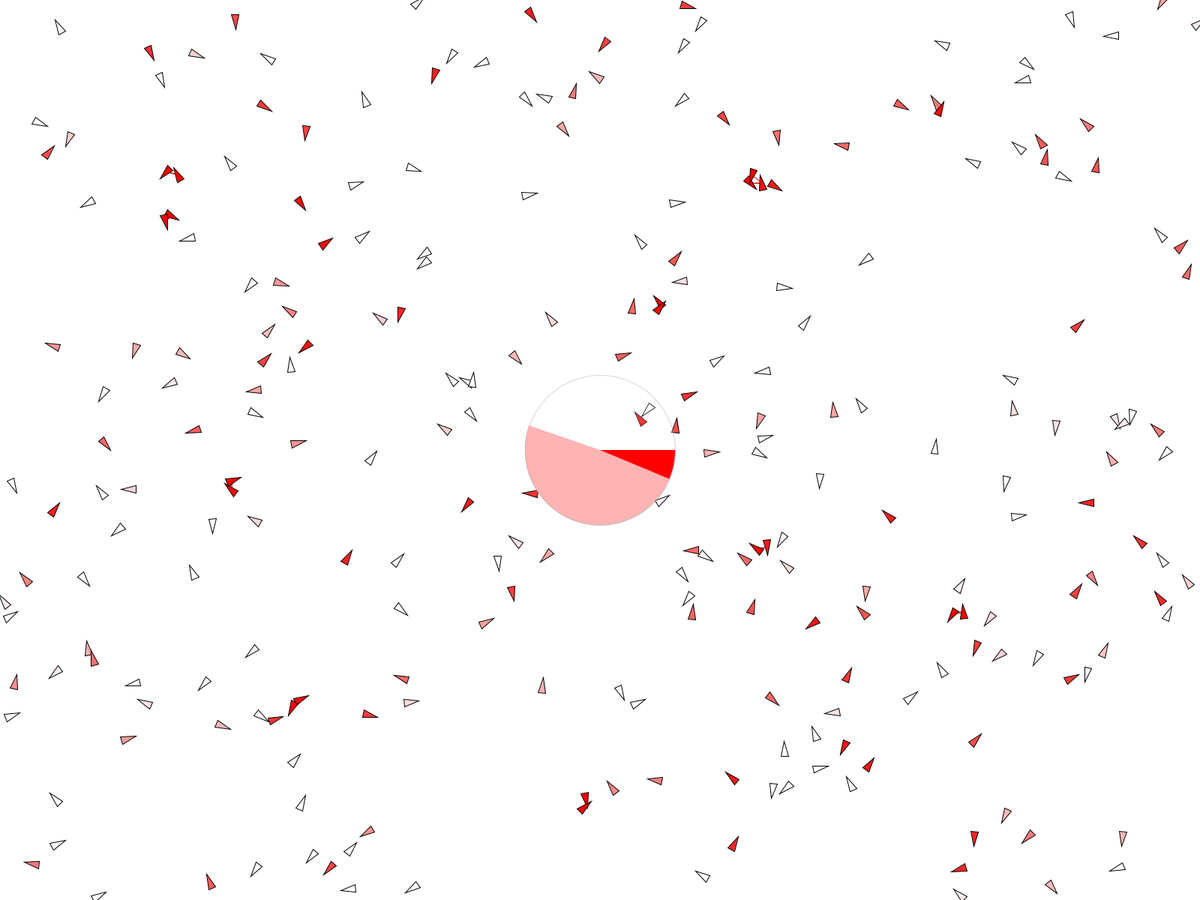
Frame 1 (no input)
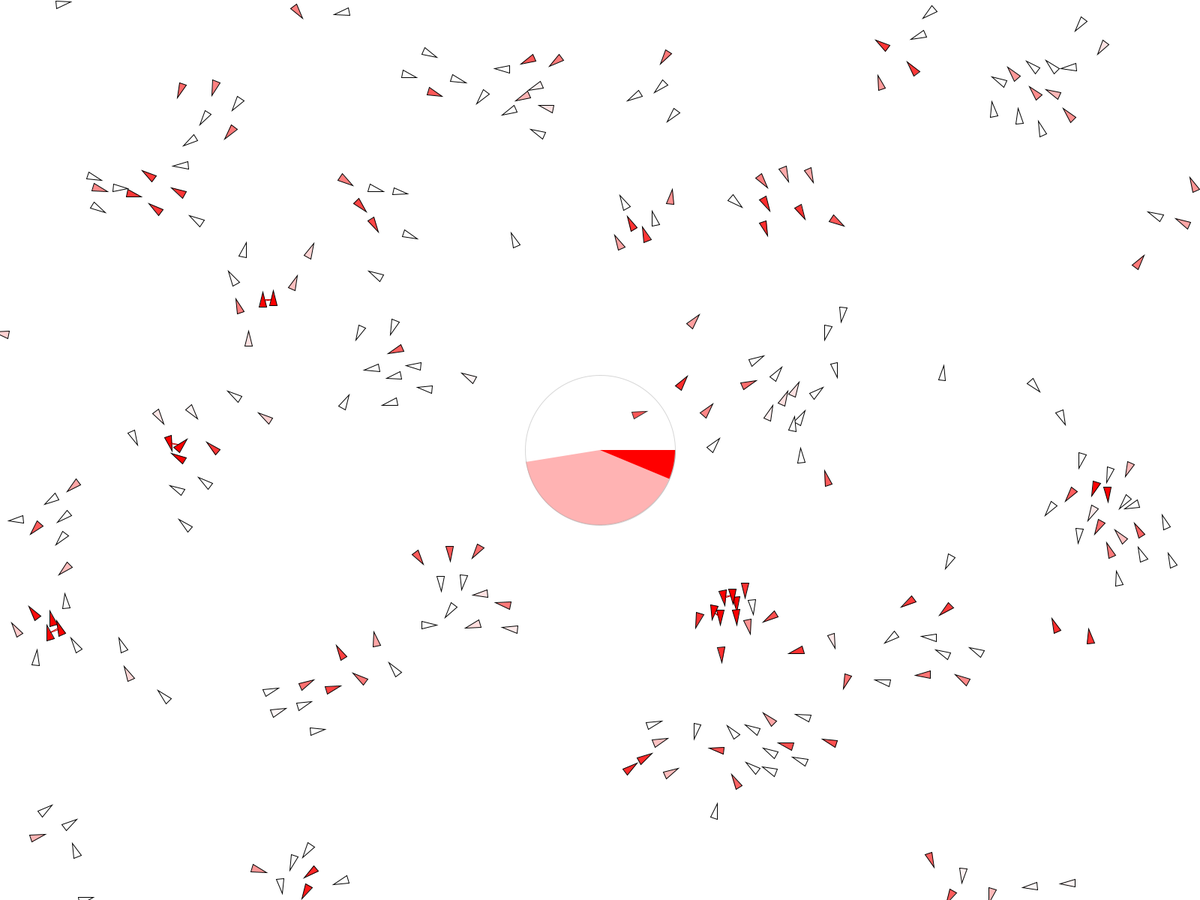
Frame 60 (the mouse pressed at the canvas centre just before this capture)
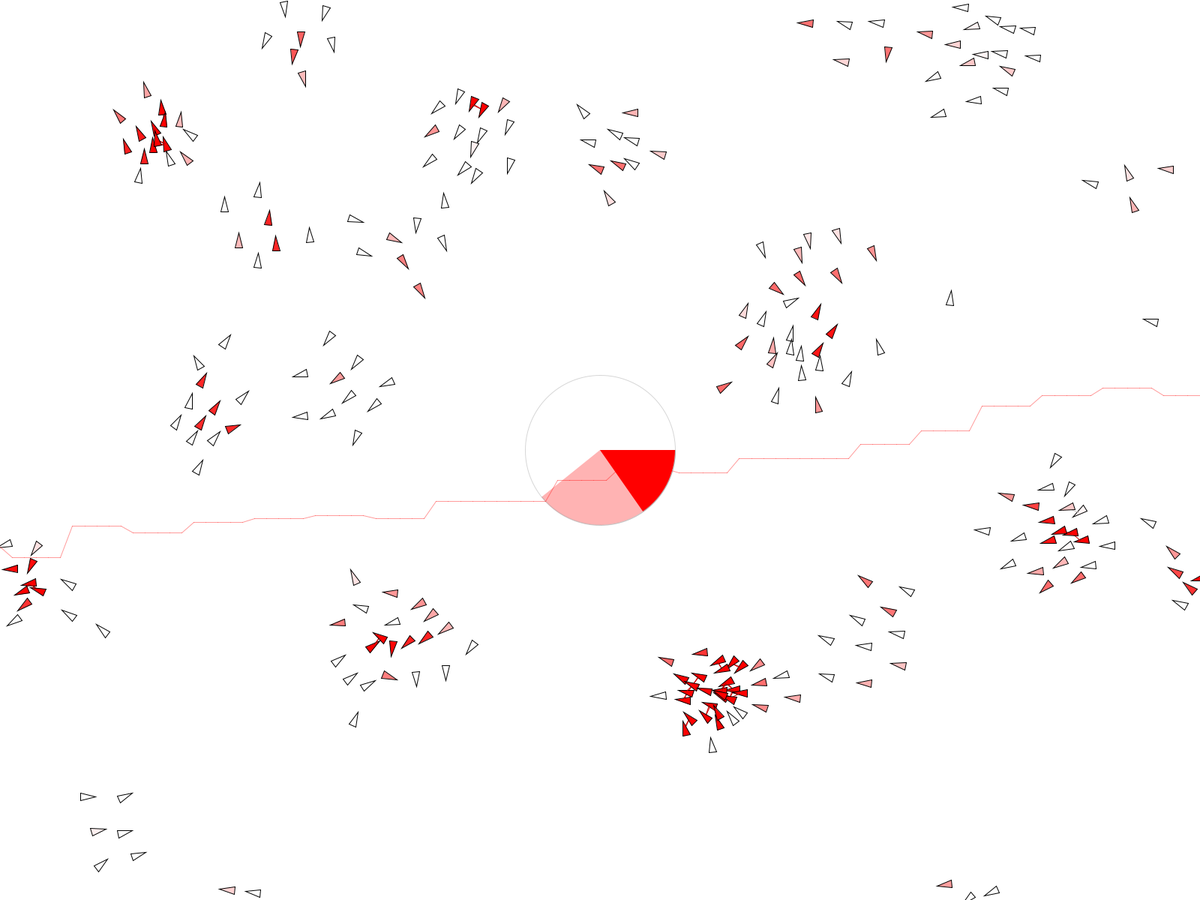
Frame 120 (the mouse held since frame 60 and released just before this capture)

The Processing sketch that drew these frames (run headless with seeded random() and noise(); from frame 60 on, the mouse is pressed at the canvas centre):

// Processing sketch: floking_disease_V4
// ── floking_disease_V4.pde
ArrayList <boid> flock = new ArrayList <boid> ();
float [] dati = new float [100];
float perc;
float r;
PVector gr;
void setup() {//idea: immunità momentanea dall'infezione
  colorMode(HSB);  
  fullScreen();
  // size(1200, 700);

  gr = new PVector(width / 2, height / 2);

  r = height / 6;

  for (int i = 0; i < 255; i++) {
    float h = random(1);
    if (h < 0.6) {
      flock.add(new boid(random(0, 254), new PVector (random(width), random(height))));
    } else {
      flock.add(new boid(0, new PVector (random(width), random(height))));
    }
  }
}

void keyPressed() {
  if (key == 'i' || key == 'I') {
    flock.add(new boid(255, new PVector (mouseX, mouseY)));
  } else if (key == 'b' || key == 'B') {
    flock.add(new boid(0, new PVector (mouseX, mouseY)));
  } else if (key == 'r' || key == 'R') {
    if (flock.size() > 0) {
      flock.remove(0);
    }
  }
}

void mouseDragged() {
  float d = dist(mouseX, mouseY, gr.x, gr.y);

  if (d <= r) {
    if (mouseX - r / 2 > 0 && mouseX + r / 2 < width && mouseY + r / 2 < height && mouseY - r / 2 > 0) {
      gr = new PVector(mouseX, mouseY);
    }
  }
}

float infcount;
float severe;

void draw() {
  background(255);  
  infcount = 0;
  severe = 0;
  for (boid m : flock) {

    m.behave(flock);
    m.edge();
    m.move();
    m.create();

    if (m.infection > 0 && m.infection < 250) {
      infcount++;
    } else if (m.infection >= 250) {
      severe++;
    }
  }

  graph(infcount / float(flock.size()), severe / float(flock.size()));
  lingraph(infcount);
}

void graph(float ill, float sev) {
  float arci = ill * 360;
  float arcs = sev * 360;

  strokeWeight(1);
  stroke(150, 100);
  fill(255, 50);
  arc(gr.x, gr.y, r, r, 0, radians(360));
  fill(255, 75, 300);
  arc(gr.x, gr.y, r, r, 0, radians(arci));
  fill(255, 255, 300);
  arc(gr.x, gr.y, r, r, 0, radians(arcs));
}

void lingraph(float infcount) {
  if (infcount != 0) { 
    perc = infcount / float(flock.size());
  } else {
    perc = 0;
  }

  for (int k = dati.length -1; k > 0; k--) {
    dati[k] = dati[k - 1];
  }
  if (frameCount % 5 == 0) {
    dati[0] = perc;
  }
  if (frameCount > dati.length + 5) {
    for (int n = 1; n < dati.length; n++) {
      stroke(0, 255, 300, 100);
      line(n * width / (dati.length - 1), abs(height * dati[n] - height), (n - 1) * width / (dati.length - 1), abs( height * dati[n - 1]- height));
    }
  }
}

// ── boid.pde
class boid {

  PVector loc;
  PVector vel;
  PVector acc;
  float sight;
  float maxvel;
  float maxfor;
  float coeffc;
  float coeffa;
  float coeffs;
  float infection;
  boolean sick;
  float immune;

  boid(float inf, PVector origin) {
    loc = origin.copy();
    vel = new PVector (random(-2, 2), random(-2, 2));
    acc = new PVector (0, 0);
    sight = 100;
    maxvel = 2;
    maxfor = 0.1;
    coeffc = 1;
    coeffa = 1;
    coeffs = 1.4;
    infection = inf;
  }

  PVector cohese(ArrayList <boid> flock) {//regola: la direzione di ogni "boid" è la media della posizione dei compagni di stormo
    float csight = sight;
    int close = 0;
    PVector avloc = new PVector();

    for (boid c : flock) {

      if (this != c) {

        if (loc.dist(c.loc) < csight) {

          avloc.add(c.loc);
          close++;
        }
      }
    }

    if (close > 0) {

      avloc.div(close); //media
      avloc.sub(loc);//direzione
      avloc.setMag(maxvel);//velocità di spostamento momentanea
      avloc.sub(vel);//velocità di spostamento finale    
      avloc.limit(maxfor);//forza di coesione limitata (altrimenti i "boids" si attaccano istantaneamente)
    }
    return avloc;
  }

  PVector allign(ArrayList <boid> flock) {//regola: la velocità di ogni "boid" è la velocità media dei compagni di stormo

    float asight = sight / 2;
    int close = 0;
    PVector avvel = new PVector();

    for (boid a : flock) {

      if (this != a) {

        if (loc.dist(a.loc) < asight) {
          avvel.add(a.vel);
          close++;
        }
      }
    }

    if (close > 0) {

      avvel.div(close);
      avvel.setMag(maxvel);
      avvel.sub(vel);
      avvel.limit(maxfor);
    }
    return avvel;
  }

  PVector separate(ArrayList <boid> flock) {//regola: ogni "boid" si allontana dai compagni di stormo vicini. la forza di allonatnamento è porporzionale alla distanza dei "boid"

    float ssight = sight / 2;
    int close = 0;
    PVector closep = new PVector ();


    for (boid s : flock) {
      if (this != s) {
        float d = loc.dist(s.loc);
        if (d < ssight) {
          PVector diff = PVector.sub(loc, s.loc);
          diff.div(d * d);
          closep.add(diff);
          close++;

          if ((d < ssight / 3 && s.infection > 0)) {
            stroke(0, s.infection, 200);
            line(loc.x, loc.y, s.loc.x, s.loc.y);
            infection = infection + s.infection;
          }
        }
      }
    }

    if (close > 0) {

      closep.div(close);
      closep.setMag(maxvel);
      closep.sub(vel);
      closep.limit(maxfor);
    }
    return closep;
  }

  PVector repulse() {

    PVector rep = new PVector ();
    float d = dist(loc.x, loc.y, gr.x, gr.y);
    d -= r;
    if (d < sight / 2) {

      PVector diff = PVector.sub(loc, gr);
      diff.div(d * d);
      rep.add(diff);
    }
    return rep;
  }

  void immunity() {

    if (infection > 0) { 
      sick = true;
    }

    if (sick && infection == 0) {  
      sick = false;
      immune = 255;
    }
  }

  void behave(ArrayList <boid> flock) {//ogni forza imposta dalle regole viene applicata

    PVector cohesion = cohese(flock);
    PVector allignement = allign(flock);
    PVector separation = separate(flock);
    PVector repulsion = repulse();

    cohesion.mult(coeffc);
    allignement.mult(coeffa);
    separation.mult(coeffs);
    repulsion.mult(0.2);

    acc.add(repulsion);
    acc.add(cohesion);
    acc.add(allignement);
    acc.add(separation);
  }

  void edge() {//effetto pac-man

    if (loc.x < 0) {
      loc.x = width;
    } else if (loc.x > width) {
      loc.x = 0;
    }

    if (loc.y < 0) {
      loc.y = height;
    } else if (loc.y > height) {
      loc.y = 0;
    }
  }

  void move() {//classico
    loc.add(vel);
    vel.add(acc);
    vel.limit(maxvel);
    acc.mult(0);

    immune = immune - 1;
    infection = infection - 1;

    if (infection < 0) {
      infection = 0;
    } else if (infection > 255) {
      infection = 255;
    }
  }

  void create() {//non del tutto mio...
    float angle = vel.heading() + radians(90);
    float r = 5;

    fill(0, infection, 300); //nel secondo slot
    stroke(0);

    pushMatrix();
    translate(loc.x, loc.y);
    rotate(angle);
    beginShape(TRIANGLES);
    vertex(0, -r*2);
    vertex(-r, r*2);
    vertex(r, r*2);
    endShape();
    popMatrix();
  }
}
